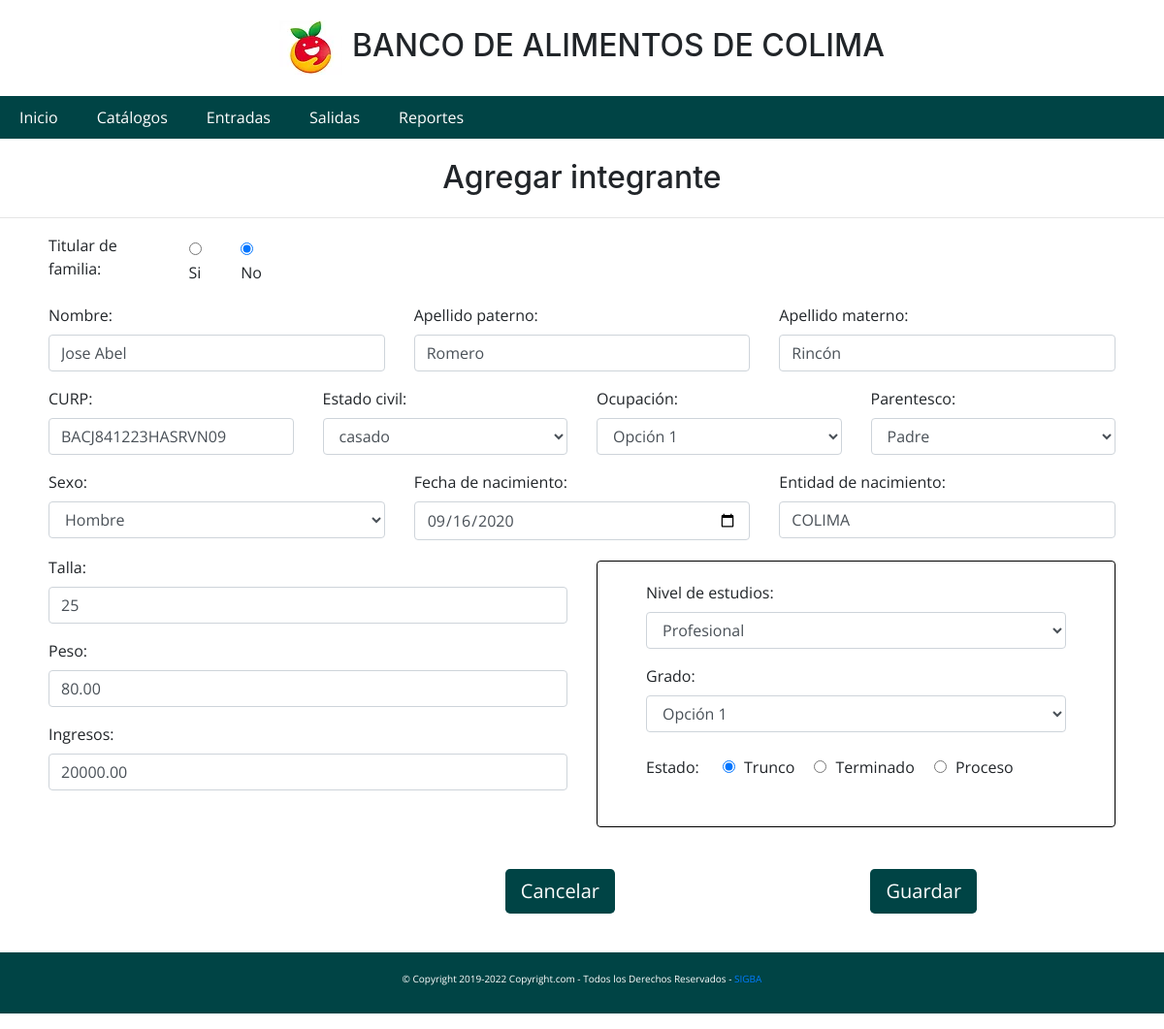
The page /catalogos/integrantesupdate.php?id=36 on the database its author committed.
### tables this page shows
CREATE TABLE `integrantes` (
  `id` int(11) NOT NULL,
  `fk_familia` int(11) DEFAULT NULL,
  `nombre` varchar(50) DEFAULT NULL,
  `apellido1` varchar(50) DEFAULT NULL,
  `apellido2` varchar(50) DEFAULT NULL,
  `gefe_familia` varchar(50) DEFAULT '',
  `sexo` char(1) DEFAULT NULL,
  `fecha_nac` date DEFAULT NULL,
  `curp` varchar(20) DEFAULT NULL,
  `entidad` varchar(50) DEFAULT NULL,
  `parentesco` varchar(20) DEFAULT NULL,
  `ocupacion` varchar(50) DEFAULT NULL,
  `estado_estudio` varchar(50) DEFAULT '',
  `grado` varchar(20) DEFAULT NULL,
  `estado_civil` varchar(50) DEFAULT '',
  `nivel_estudios` varchar(50) DEFAULT NULL,
  `ingresos` double(10,2) DEFAULT NULL,
  `talla` int(11) DEFAULT NULL,
  `peso` double(10,2) DEFAULT NULL
);

### catalogos/integrantesupdate.php (the view, shortened to what this page needs)
<!DOCTYPE html>
<html lang="en">
<head>
    <link rel="stylesheet" href="../Frameworks/css/normalize.css">
    <link rel="stylesheet" href="../Frameworks/datatables.css">
    <link rel="stylesheet" href="../Frameworks/css/estilo.css">
</head>
<?php
$id = $_GET['id'];
require('procesos/conexion.php');
$sql = " SELECT  * from integrantes WHERE id = '$id' ";
$resultado = mysqli_query($conn, $sql);
$rows = mysqli_fetch_array($resultado);
$gefe=$rows['gefe_familia'];
$estado=$rows['estado_estudio'];
?>
<body>
    <h1 class="titulo">Agregar integrante</h1>
    <hr>
    <div class="tabla-lg">
        <form id="integrantesupdate" method="post">
            <div class="row">
                <div class="col-3">
                    <div class="form-group">
                        <div class="form-check-inline">
                            <label for="">Titular de familia:</label>
                            <div class="form-check">
                                <input class="form-check-input" value="SI " type="radio" name="titular" id="titular"
                                    <?php if($gefe=='SI') print "checked=true"?> required>
                                <label class="form-check-label" for="inlineRadio1">Si</label>
                            </div>
                            <div class="form-check">
                                <input class="form-check-input" value="NO" type="radio" name="titular" id="titular"
                                    <?php if($gefe=='NO') print "checked=true"?> value="NO" required>
                                <label class="form-check-label" for="inlineRadio2">No</label>
                            </div>
                        </div>
                    </div>
                </div>
                <div class="col-9"></div>
            </div>
            <div class="row">
                <div class="col-4">
                    <div class="form-group">
                        <label for="">Nombre:</label>
                        <input type="text" id="nombre" class="form-control" value="<?=$rows['nombre']?>" required>
                    </div>
                </div>
                <div class="col-4">
                    <div class="form-group">
                        <label for="">Apellido paterno:</label>
                        <input type="text" id="apellido1" value="<?=$rows['apellido1']?>" class="form-control" required>
                    </div>
                </div>
                <div class="col-4">
                    <div class="form-group">
                        <label for="">Apellido materno:</label>
                        <input type="text" id="apellido2" value="<?=$rows['apellido2']?>" class="form-control" required>
                    </div>
                </div>
            </div>
            <div class="row">
                <div class="col-3">
                    <div class="form-group">
                        <label for="">CURP:</label>
                        <input type="text" id="curp" value="<?=$rows['curp']?>" class="form-control" required>
                    </div>
                </div>
                <div class="col-3">
                    <div class="form-group">
                        <label for="">Estado civil:</label>
                        <select name="" id="estado_civil" class="form-control" required>
                            <option value="casado" <?php if($rows['estado_civil']=='casado') print "selected"?>>casado
                            </option>
                        </select>
                    </div>
                </div>
                <div class="col-3">
                    <div class="form-group">
                        <label for="">Ocupación:</label>
                        <select name="" id="ocupacion" class="form-control" required>
                            <option value="rr">Opción 1</option>
                        </select>
                    </div>
                </div>
                <div class="col-3">
                    <div class="form-group">
                        <label for="">Parentesco:</label>
                        <select name="" id="parentesco" class="form-control" required>
                            <option value="Padre" <?php if($rows['parentesco']=='Padre') print "selected"?>>Padre
                            </option>
                        </select>
                    </div>
                </div>
            </div>
            <div class="row">
                <div class="col-4">
                    <div class="form-group">
                        <label for="">Sexo:</label>
                        <select name="" id="sexo" class="form-control" required>
                            <option value="H" <?php if($rows['sexo']=='H') print "selected"?>>Hombre</option>
                        </select>
                    </div>
                </div>
                <div class="col-4">
                    <div class="form-group">
                        <label for="">Fecha de nacimiento:</label>
                        <input type="date" id="fecha" class="form-control" value="<?=$rows['fecha_nac']?>" required>
                    </div>
                </div>
                <div class="col-4">
                    <div class="form-group">
                        <label for="">Entidad de nacimiento:</label>
                        <input type="text" id="entidad" value="<?=$rows['entidad']?>" class="form-control" required>
                    </div>
                </div>
            </div>
            <div class="row">
                <div class="col-6">
                    <div class="form-group">
                        <label for="">Talla:</label>
                        <input type="text" id="talla" value="<?=$rows['talla']?>" class="form-control" required>
                    </div>
                    <div class="form-group">
                        <label for="">Peso:</label>
                        <input type="text" id="peso" value="<?=$rows['peso']?>" class="form-control" required>
                    </div>
                    <div class="form-group">
                        <label for="">Ingresos:</label>
                        <input type="text" id="ingresos" value="<?=$rows['ingresos']?>" class="form-control" required>
                    </div>
                </div>
                <div class="col-6">
                    <div class="formulario z">
                        <div class="row">
                            <div class="col-12">
                                <div class="form-group">
                                    <label for="">Nivel de estudios:</label>
                                    <select name="" id="nivel_estudios" class="form-control" required>
                                        <option value="Profesional"
                                            <?php if($rows['nivel_estudios']=='Profesional') print "selected"?>>
                                            Profesional</option>
                                    </select>
                                </div>
                            </div>
                        </div>
                        <div class="row">
                            <div class="col-12">
                                <label for="">Grado:</label>
                                <select name="" id="grado" class="form-control" required>
                                    <option value="hola">Opción 1</option>
                                </select>
                            </div>
                        </div>
                        <br>
                        <div class="row">
                            <div class="col-12">
                                <div class="form-group">
                                    <label for="">Estado:</label>
                                    <div class="form-check-inline">
                                        <div class="form-check ">
                                            <input class="form-check-input" type="radio" name="estado" id="estado"
                                                value="TRUNCO" <?php if($estado=='TRUNCO') print "checked=true"?>
                                                required>
                                            <label class="form-check-label" for="inlineRadio1">Trunco</label>
                                        </div>
                                        <div class="form-check ">
                                            <input class="form-check-input" type="radio" name="estado" id="estado"
                                                value="TERMINADO"
                                                <?php if($estado=='TERMINADO') print "checked=true"?>required>
                                            <label class="form-check-label" for="inlineRadio2">Terminado</label>
                                        </div>
                                        <div class="form-check ">
                                            <input class="form-check-input" type="radio" name="estado" id="estado"
                                                value="PROCESO"
                                                <?php if($estado=='PROCESO') print "checked=true"?>required>
                                            <label class="form-check-label" for="inlineRadio2">Proceso</label>
                                        </div>
                                    </div>
                                </div>
                            </div>
                        </div>
                    </div>
                </div>
            </div>
            <br>
            <br>
            <div class="row">
                <div class="col-5"></div>
                <div class="col-3">
                    <a href="familiasadd.php" class="btn btn-lg btn-primary"
                        title="Ir la página anterior">Cancelar</a>
                </div>
                <div class="col-1"></div>
                <div class="col-3">
                    <button class="btn btn-lg btn-primary" type="submit">Guardar</button>
                </div>
            </div>
        </form>
    </div>
</body>
</html>

### Frameworks/css/estilo.css (style rules this page uses)
* { margin: 0px; padding: 0px; font-family: 'Open Sans', sans-serif; }
.tabla-lg { padding: 0px 50px 30px 50px; }
ul, ol { list-style: none; }
.nave>li { float: left; }
#navegacion { width: 100%; font-family: Arial, Helvetica, sans-serif; height: 44px; background-color: #004445; }
.nave li a { background-color:#004445; color: #fff; text-decoration: none; padding: 10px 20px; display: block; }
.titulo { text-align: center }
.logo { padding-right: 10px; }
#footer { margin-top: 10px; text-align: center; color: #fff; background-color: #004445; font-size: 10px; padding: 20px 0 20px; }
.formulario { height: 100%; padding: 20px 50px 20px 50px; margin-top: 5px; }
div.formulario { border: 1px solid black; border-radius: 4px; }
li { list-style-type: none; }
.menu-pegajoso { z-index: 1000; width: 100%; position: sticky; top:0; }
.btn { background-color: #004445; color: white; border: black; }

### rows shown on the page
integrantes: gefe_familia "☑", nombre "Jose Abel", apellido1 "Romero", apellido2 "Rincón", curp "BACJ841223HASRVN09", estado_civil "casado", parentesco "Padre", sexo "Hombre", fecha_nac "09/16/2020", entidad "COLIMA", talla "25", peso "80.00", ingresos "20000.00", nivel_estudios "Profesional", estado_estudio "☑"
